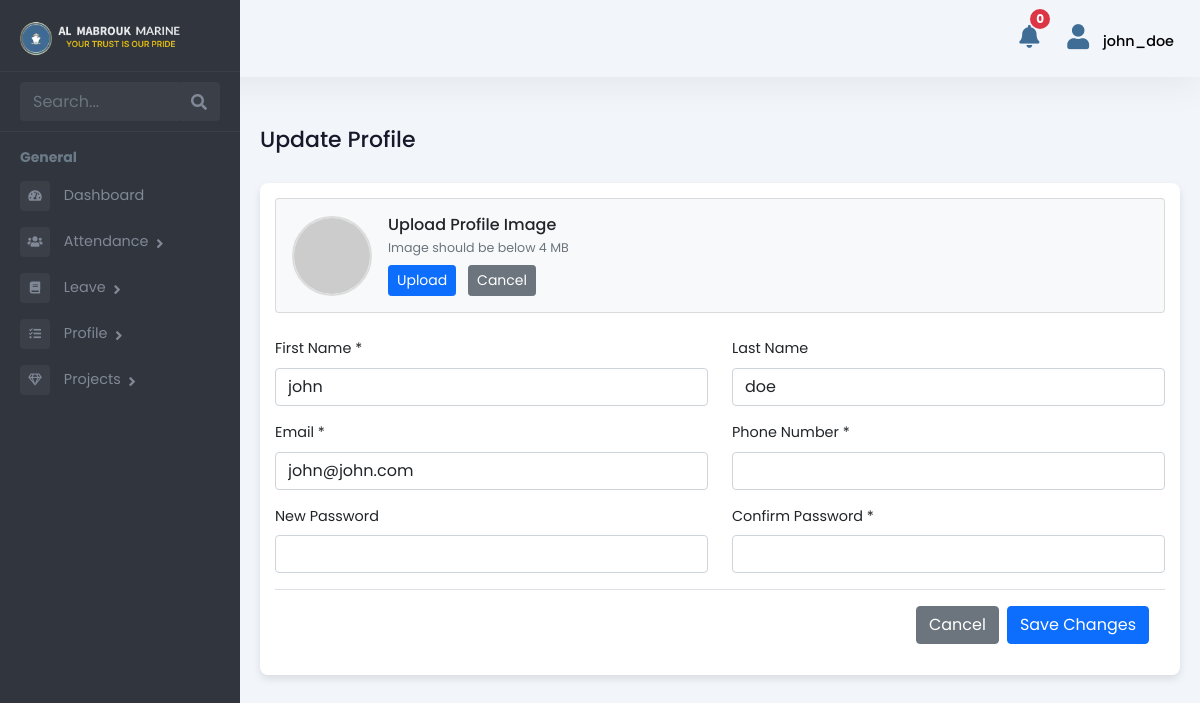
Before: /employee/update-profile/ (signed in) with the older database file.
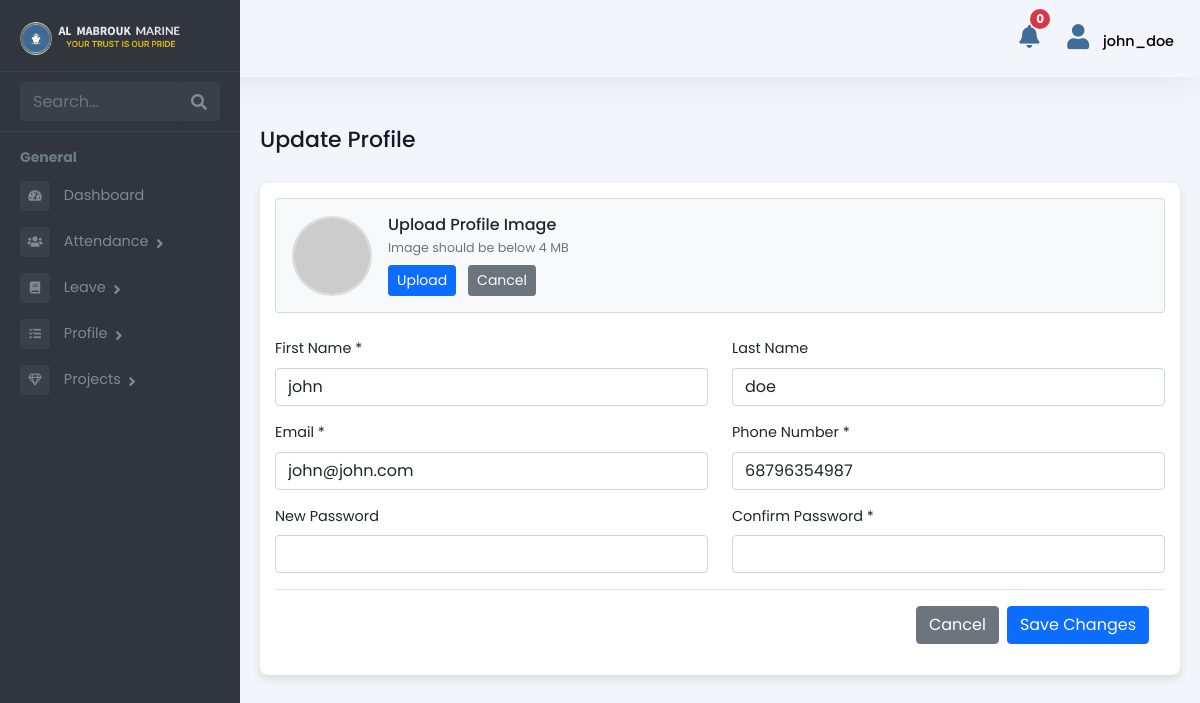
After: the same page with the newer database file.
### Admin/models.py (models this page shows, shortened)
class Employee(models.Model):
    user = models.OneToOneField(User, on_delete=models.CASCADE, related_name='employee_profile')
    is_employee = models.BooleanField(default=False)
    is_manager = models.BooleanField(default=False)
    is_administration = models.BooleanField(default=False)
    is_hr = models.BooleanField(default=False)
    rank = models.CharField(max_length=255, blank=True, null=True)
    salary = models.DecimalField(max_digits=10, decimal_places=2, blank=True, null=True)
    work_days = models.DecimalField(max_digits=10, decimal_places=2, default=0, blank=True)
    holidays = models.IntegerField(null=True, blank=True)
    overseas_days = models.IntegerField(default=0)
    date_of_birth = models.DateField(null=True, blank=True)
    phone_number = models.CharField(max_length=15, blank=True, null=True)
    date_of_join = models.DateField(null=True, blank=True)
    address = models.TextField(blank=True, null=True)
    profile_picture = models.ImageField(upload_to="profile_pictures/", null=True, blank=True)

### employee_data/views.py (the view)
# urls.py: path("update-profile/", views.update_profile, name="update_profile"),
@login_required
def update_profile(request):
    employee = request.user.employee_profile  # Get the Employee model related to the logged-in user
    if request.method == "POST":
        form = EmployeeUpdateForm(request.POST, request.FILES, instance=employee)
        if form.is_valid():
            user = request.user
            user.first_name = form.cleaned_data["first_name"]
            user.last_name = form.cleaned_data["last_name"]
            user.email = form.cleaned_data["email"]
            if form.cleaned_data["password"]:
                user.set_password(form.cleaned_data["password"])
            user.save()
            form.save()
            messages.success(request, "Your profile has been updated successfully.")
            return redirect("profile_view")
    else:
        form = EmployeeUpdateForm(instance=employee, initial={
            "first_name": request.user.first_name,
            "last_name": request.user.last_name,
            "email": request.user.email,
        })
    return render(request, "employee/updateprofile.html", {"form": form})

### employee_data/forms.py (shortened to what this page needs)
class EmployeeUpdateForm(forms.ModelForm):
    first_name = forms.CharField(max_length=30, required=False)
    last_name = forms.CharField(max_length=30, required=False)
    email = forms.EmailField(required=False)
    phone_number = forms.CharField(max_length=15, required=False)
    password = forms.CharField(widget=forms.PasswordInput, required=False)
    confirm_password = forms.CharField(widget=forms.PasswordInput, required=False)
    profile_picture = forms.ImageField(required=False)
    class Meta:
        model = Employee
        fields = ["phone_number", "profile_picture"]

### templates/employee/updateprofile.html (shortened to what this page needs)
{% extends 'employee/employeebase.html' %}
{% load static %}
{% block content %}
<div class="update-profile-wraper">
    <div class="pg-title">
        <h1>Update Profile</h1>
    </div>
    <div class="widget-box update-profile">
        <form method="POST" enctype="multipart/form-data">
            <div class="card prf-upld-container p-3">
                <div class="d-flex align-items-center">
                    <div class="me-3">
                        {% if request.user.employee_profile.profile_picture %}
                            <img src="{{ request.user.employee_profile.profile_picture.url }}" alt="Profile" class="rounded-circle" id="profilePreview" />
                        {% else %}
                            <img src="https://via.placeholder.com/100" alt="Profile" class="rounded-circle" id="profilePreview" />
                        {% endif %}
                    </div>
                    <div>
                        <h6 class="mb-1">Upload Profile Image</h6>
                        <p class="text-muted small mb-2">Image should be below 4 MB</p>
                        <button type="button" class="btn btn-primary btn-sm me-2" onclick="document.getElementById('profileImage').click()">Upload</button>
                        <a href="{% url 'profile_view' %}" class="btn btn-secondary btn-sm">Cancel</a>
                    </div>
                </div>
            </div>
            <div class="row">
                <div class="col-lg-6 mb-3 form-group">
                    <label for="id_first_name" class="form-label">First Name *</label>
                    <input type="text" class="form-control" id="id_first_name" name="first_name" value="{{ form.first_name.value|default_if_none:'' }}">
                </div>
                <div class="col-lg-6 mb-3 form-group">
                    <label for="id_last_name" class="form-label">Last Name</label>
                    <input type="text" class="form-control" id="id_last_name" name="last_name" value="{{ form.last_name.value|default_if_none:'' }}">
                </div>
            </div>
            <div class="row">
                <div class="col-lg-6 mb-3 form-group">
                    <label for="id_email" class="form-label">Email *</label>
                    <input type="email" class="form-control" id="id_email" name="email" value="{{ form.email.value|default_if_none:'' }}" >
                </div>
                <div class="col-lg-6 mb-3 form-group">
                    <label for="id_phone_number" class="form-label">Phone Number *</label>
                    <input type="tel" class="form-control" id="id_phone_number" name="phone_number" value="{{ form.phone_number.value|default_if_none:'' }}" >
                </div>
            </div>
            <div class="row">
                <div class="col-lg-6 mb-3 form-group">
                    <label for="id_password" class="form-label">New Password </label>
                    <input type="password" class="form-control" id="id_password" name="password">
                </div>
                <div class="col-lg-6 mb-3 form-group">
                    <label for="id_confirm_password" class="form-label">Confirm Password *</label>
                    <input type="password" class="form-control" id="id_confirm_password" name="confirm_password">
                </div>
            </div>
            <div class="modal-footer">
                <a href="{% url 'profile_view' %}" class="btn btn-secondary btn-md">Cancel</a>
                <button type="submit" class="btn btn-primary">Save Changes</button>
            </div>
        </form>
    </div>
</div>
{% endblock %}

Changed rows visible on the page:
now on this page (row edited): Employee: phone_number "68796354987"
